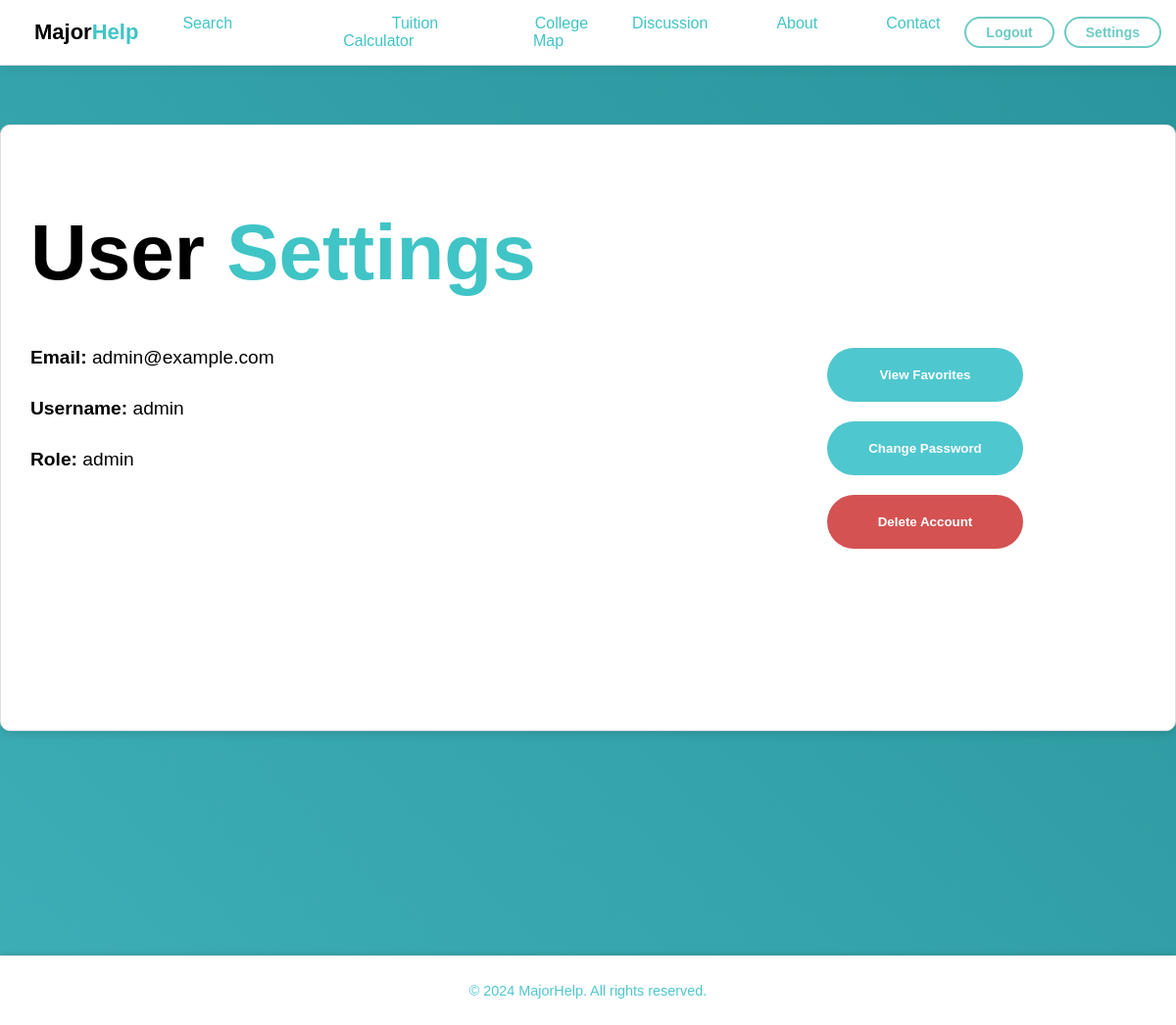
Page /accounts/settings/ (signed in) on the committed database.
### MajorHelp/models.py (models this page shows, shortened)
class CustomUser(AbstractUser):
    ROLE_CHOICES = [
        ('prospective_student', 'Prospective Student'),
        ('current_student', 'Current Student'),
        ('alumni', 'Alumni'),
        ('university_staff', 'University Staff'),
        ('admin', 'Admin')
   ]
    role = models.CharField(max_length=20, choices=ROLE_CHOICES, default='prospective_student')
    email = models.EmailField(unique=True)  # Ensure email is unique
    REQUIRED_FIELDS = ['email']  # Require email during user creation
    objects = CustomUserManager()
    savedCalcs = models.JSONField(default=dict) # passing a callable nstead of {} to make sure everyone gets a independent json

### MajorHelp/views.py (the view)
# urls.py: path('accounts/settings/', views.settings_view, name='settings'),
def settings_view(request):
    return render(request, 'settings.html')  # Make sure you have a 'settings.html' template, or adjust accordingly

### MajorHelp/templates/settings.html (shortened to what this page needs)
{% extends 'base.html' %}
{% load static %}
{% block content %}
<div class="settings-container">
    <div class="settings-header">
        <h1>User <span class="highlight">Settings</span></h1>
    </div>
    <div class="user-info">
        <p><strong>Email:</strong> {{ user.email }}</p>
        <p><strong>Username:</strong> {{ user.username }}</p>
        <p><strong>Role:</strong> {{ user.role }}</p>
    </div>
    <div class="settings-actions">
        <a href="{% url 'MajorHelp:favorites-list' %}">
            <button class="change-password-button">View Favorites</button>
        </a>
        <a href="{% url 'password_change' %}">
            <button class="change-password-button">Change Password</button>
        </a>
        <button class="delete-account-button">Delete Account</button>
    </div>
</div>
{% endblock %}

### MajorHelp/static/css/common/styles.css (style rules this page uses)
body, html { height: auto; overflow-y: auto; }
html { scrollbar-width: thin; scrollbar-color: #888 #f1f1f1; }

### MajorHelp/static/css/navbar/navbar.css (style rules this page uses)
body, ul, li, a, form, button { margin: 0; padding: 0; box-sizing: border-box; text-decoration: none; list-style: none; }
body { font-family: Arial, sans-serif; }
.highlight { color: #40c4c6; }

### MajorHelp/static/css/login/login.css (style rules this page uses)
body { height: 100vh; background: linear-gradient(45deg, #4FC7CF, #15787f); background-size: 300% 300%; animation: gradientAnimation 6s ease infinite; }

### MajorHelp/static/css/settings/settings.css (style rules this page uses)
.settings-container { display: flex; flex-direction: column; align-items: left; padding: 30px; border: 1px solid #e0e0e0; border-radius: 10px; max-width: 1200px; margin: 60px auto; background-color: rgb(255, 255, 255); box-shadow: 0 4px 8px rgba(0, 0, 0, 0.1); }
.settings-header { margin-bottom: 20px; }
.settings-header h1 { font-size: 5rem; font-weight: bold; margin-bottom: 20px; }
.highlight { color: #4FC7CF; }
.user-info p { font-size: 1.2rem; margin: 10px 0; margin-bottom: 30px; }
.settings-actions { display: flex; flex-direction: column; align-items: flex-end; gap: 20px; position: relative; top: -155px; left: -125px; }
.change-password-button { padding: 20px 40px; width: 200px; background-color: #4FC7CF; color: #ffffff; border: none; border-radius: 50px; cursor: pointer; font-weight: bold; text-align: center; transition: background-color 0.3s ease; }
.delete-account-button { padding: 20px 40px; width: 200px; background-color: #d45252; color: #ffffff; border: none; border-radius: 50px; cursor: pointer; font-weight: bold; text-align: center; transition: background-color 0.3s ease; }

### MajorHelp/static/css/discussion/discussion_detail.css (style rules this page uses)
body::after { content: ''; display: block; height: 150px; }

### MajorHelp/static/css/majorchat/majorchat.css (style rules this page uses)
body { margin: 0; font-family: 'Segoe UI', sans-serif; }

### MajorHelp/templates/navbar.html (style rules this page uses)
.highlight { color: linear-gradient(to right, #6dcbc4 0%, #6dcbc4 100%) !important; }

### rows in the picture
CustomUser: email "admin@example.com", username "admin", role "admin"
